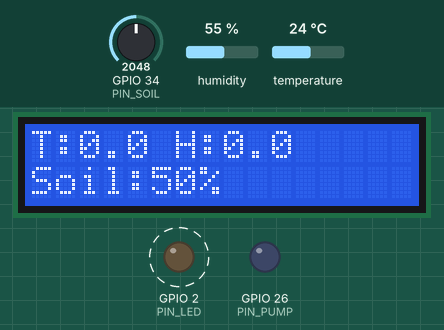
This program was run on a simulated ESP32. Shown: 16×2 character LCD, output pins drawn as LEDs (lit = HIGH). Dashed ring = blinking. The test bench sets the inputs (shaded band); at power-on: GPIO 34 (PIN_SOIL) = 2048, humidity 55 %, temperature 24 °C. What the program prints to the serial monitor is not drawn.

Above: at 1.47 s.
1.9 s: GPIO 34 (PIN_SOIL) set to 2865
At 2.24 s:
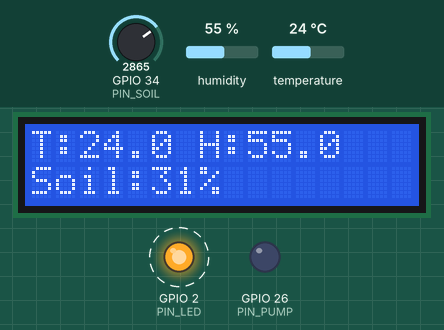
3.6 s: GPIO 34 (PIN_SOIL) set to 2935
At 4.78 s:
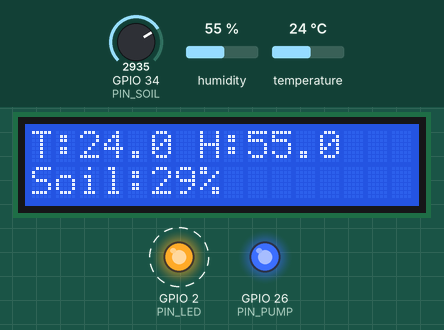
6.4 s: GPIO 34 (PIN_SOIL) set to 3700
At 8.12 s:
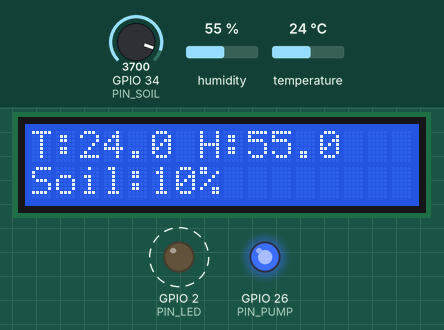
8.7 s: GPIO 34 (PIN_SOIL) set to 3755
At 9.39 s:
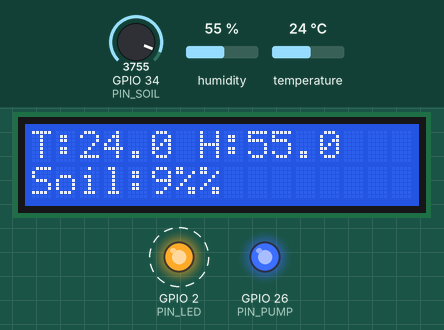
11.5 s: humidity set to 22 %
At 13.2 s:
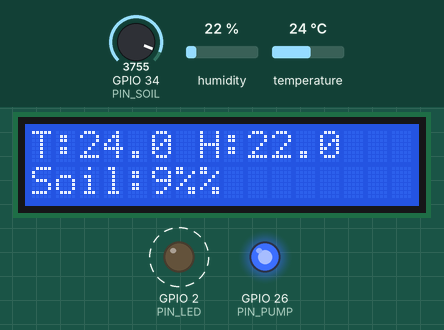
13.8 s: temperature set to 12 °C
At 14.48 s:
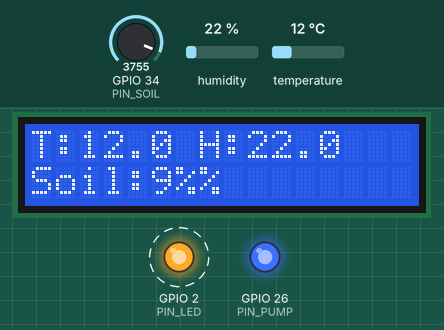
Timing chart, 0 to 16.8 s (numbered marks = the images above; inputs shaded):
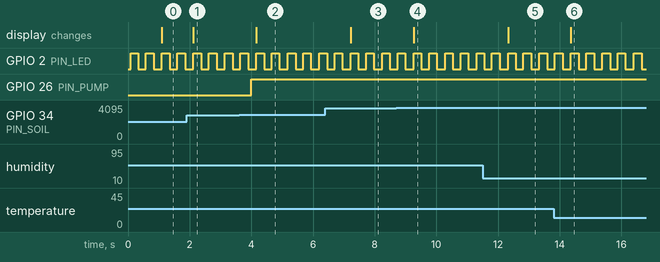

The program:

main.cpp
```cpp
/* ======================================================
======================================================
ASSIGNMENT 5:Smart Agriculture – Greenhouse Control
    Group members:
    NURAFRINA IZZATI BINTI ROSLEE - B122310073
    ARIF HAIQAL BIN MOHD JAFFRI - B122310018
    JUSTEN A/L WILLIAM - B122310257
    RESHVIN GOVINDAN - B122310346
    UTAYA RAJ A/L RAVI - B122310576
======================================================
======================================================*/

#include <Arduino.h>
#include <DHTesp.h>
#include <LiquidCrystal_I2C.h>

#include "freertos/FreeRTOS.h"
#include "freertos/task.h"
#include "freertos/semphr.h"

// ================= PIN CONFIG =================
#define PIN_SOIL 34
#define PIN_PUMP 26
#define PIN_DHT 15
#define PIN_LED 2

// ================= TIMING =================
#define SOIL_PERIOD   500
#define DHT_PERIOD    2000
#define MQTT_PERIOD   10000
#define LCD_PERIOD    1000

#define MQTT_EXEC_MS  1500
#define PUMP_ON_MS    500

// ================= PRIORITIES =================
#define PRI_SOIL  5
#define PRI_DHT   3
#define PRI_MQTT  1
#define PRI_LCD   2

// ================= OBJECTS =================
DHTesp dht;
LiquidCrystal_I2C lcd(0x27, 16, 2);

// ================= SYNC =================
SemaphoreHandle_t mutexStats;
SemaphoreHandle_t mutexSerial;
SemaphoreHandle_t mqttQueueMutex;

// ================= DATA =================
struct Stats {
  int soil;
  float temp;
  float hum;
  int pumpCount;
  int mqttCount;
  int missed;
};

Stats stats = {};

// ================= SOIL TASK =================
void taskSoil(void *pv) {
  TickType_t last = xTaskGetTickCount();

  pinMode(PIN_SOIL, INPUT);
  pinMode(PIN_PUMP, OUTPUT);

  bool pumpState = false;

  for (;;) {
    vTaskDelayUntil(&last, pdMS_TO_TICKS(SOIL_PERIOD));

    int raw = analogRead(PIN_SOIL);

    // FIX: correct mapping (Wokwi fix)
    int moisture = map(raw, 0, 4095, 100, 0);

    // simple smoothing fix (stability)
    moisture = constrain(moisture, 0, 100);

    xSemaphoreTake(mutexStats, portMAX_DELAY);
    stats.soil = moisture;
    xSemaphoreGive(mutexStats);

    xSemaphoreTake(mutexSerial, portMAX_DELAY);
    Serial.printf("[SOIL] Moisture=%d\n", moisture);
    xSemaphoreGive(mutexSerial);

    // HYSTERESIS FIX (prevents spam ON/OFF)
    if (moisture < 30 && !pumpState) {

      uint32_t start = micros();

      digitalWrite(PIN_PUMP, HIGH);
      pumpState = true;

      uint32_t latency = (micros() - start) / 1000;

      xSemaphoreTake(mutexStats, portMAX_DELAY);
      stats.pumpCount++;
      xSemaphoreGive(mutexStats);

      xSemaphoreTake(mutexSerial, portMAX_DELAY);
      Serial.printf("[PUMP ON] latency=%lu ms\n", latency);
      xSemaphoreGive(mutexSerial);

      vTaskDelay(pdMS_TO_TICKS(PUMP_ON_MS));

      digitalWrite(PIN_PUMP, LOW);
      pumpState = false;

      xSemaphoreTake(mutexSerial, portMAX_DELAY);
      Serial.println("[PUMP OFF]");
      xSemaphoreGive(mutexSerial);
    }
  }
}

// ================= DHT TASK =================
void taskDHT(void *pv) {
  TickType_t last = xTaskGetTickCount();

  for (;;) {
    vTaskDelayUntil(&last, pdMS_TO_TICKS(DHT_PERIOD));

    TempAndHumidity data = dht.getTempAndHumidity();

    xSemaphoreTake(mutexStats, portMAX_DELAY);
    stats.temp = data.temperature;
    stats.hum = data.humidity;
    xSemaphoreGive(mutexStats);

    xSemaphoreTake(mutexSerial, portMAX_DELAY);
    Serial.printf("[DHT] T=%.1f H=%.1f\n", data.temperature, data.humidity);
    xSemaphoreGive(mutexSerial);
  }
}

// ================= MQTT TASK (NON-BLOCKING FIX) =================
void taskMQTT(void *pv) {
  TickType_t last = xTaskGetTickCount();

  for (;;) {
    vTaskDelayUntil(&last, pdMS_TO_TICKS(MQTT_PERIOD));

    // simulate async queue (NOT blocking system anymore)
    if (xSemaphoreTake(mqttQueueMutex, pdMS_TO_TICKS(10)) == pdTRUE) {

      xSemaphoreTake(mutexStats, portMAX_DELAY);
      float t = stats.temp;
      float h = stats.hum;
      int m = stats.soil;
      xSemaphoreGive(mutexStats);

      xSemaphoreTake(mutexSerial, portMAX_DELAY);
      Serial.printf("[MQTT QUEUED] T=%.1f H=%.1f M=%d\n", t, h, m);
      xSemaphoreGive(mutexSerial);

      vTaskDelay(pdMS_TO_TICKS(MQTT_EXEC_MS)); // simulate slow network

      xSemaphoreTake(mutexStats, portMAX_DELAY);
      stats.mqttCount++;
      xSemaphoreGive(mutexStats);

      xSemaphoreGive(mqttQueueMutex);

      xSemaphoreTake(mutexSerial, portMAX_DELAY);
      Serial.println("[MQTT DONE]");
      xSemaphoreGive(mutexSerial);
    }
  }
}

// ================= LCD TASK =================
void taskLCD(void *pv) {
  lcd.init();
  lcd.backlight();

  for (;;) {
    xSemaphoreTake(mutexStats, portMAX_DELAY);

    lcd.setCursor(0, 0);
    lcd.printf("T:%.1f H:%.1f", stats.temp, stats.hum);

    lcd.setCursor(0, 1);
    lcd.printf("Soil:%d%%", stats.soil);

    xSemaphoreGive(mutexStats);

    vTaskDelay(pdMS_TO_TICKS(LCD_PERIOD));
  }
}

// ================= HEARTBEAT =================
void taskLED(void *pv) {
  pinMode(PIN_LED, OUTPUT);

  for (;;) {
    digitalWrite(PIN_LED, HIGH);
    vTaskDelay(pdMS_TO_TICKS(250));
    digitalWrite(PIN_LED, LOW);
    vTaskDelay(pdMS_TO_TICKS(250));
  }
}

// ================= SETUP =================
void setup() {
  Serial.begin(115200);

  dht.setup(PIN_DHT, DHTesp::DHT22);

  mutexStats = xSemaphoreCreateMutex();
  mutexSerial = xSemaphoreCreateMutex();
  mqttQueueMutex = xSemaphoreCreateMutex();

  xTaskCreate(taskSoil, "soil", 4096, NULL, PRI_SOIL, NULL);
  xTaskCreate(taskDHT, "dht", 4096, NULL, PRI_DHT, NULL);
  xTaskCreate(taskMQTT, "mqtt", 4096, NULL, PRI_MQTT, NULL);
  xTaskCreate(taskLCD, "lcd", 4096, NULL, PRI_LCD, NULL);
  xTaskCreate(taskLED, "led", 2048, NULL, 1, NULL);

  Serial.println("System Started");
}

void loop() {
  vTaskDelete(NULL);
}
```

Measured:
- the behaviour switches between 2907 and 2908 on GPIO 34 (PIN_SOIL) (found by bisection; images 1 and 2)
- the behaviour switches between 3726 and 3727 on GPIO 34 (PIN_SOIL) (found by bisection; images 3 and 4)
- after the input at 1.9 s, the display: changes after 0.22 s (image 1)
- after the input at 3.6 s, GPIO 26 (PIN_PUMP): LOW → HIGH after 0.41 s; the display: changes after 0.56 s (image 2)
- after the input at 6.4 s, the display: changes after 0.83 s (image 3)
- after the input at 8.7 s, the display: changes after 0.57 s (image 4)
- after the input at 11.5 s, the display: changes after 0.83 s (image 5)
- after the input at 13.8 s, the display: changes after 0.56 s (image 6)
